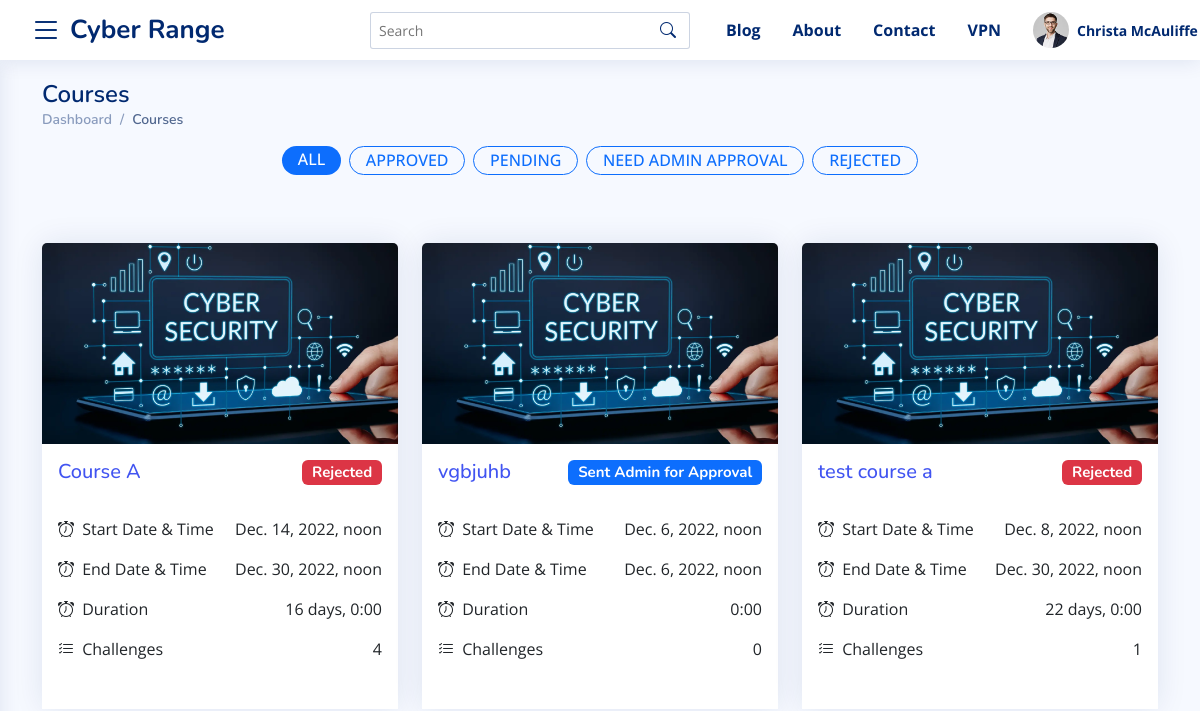
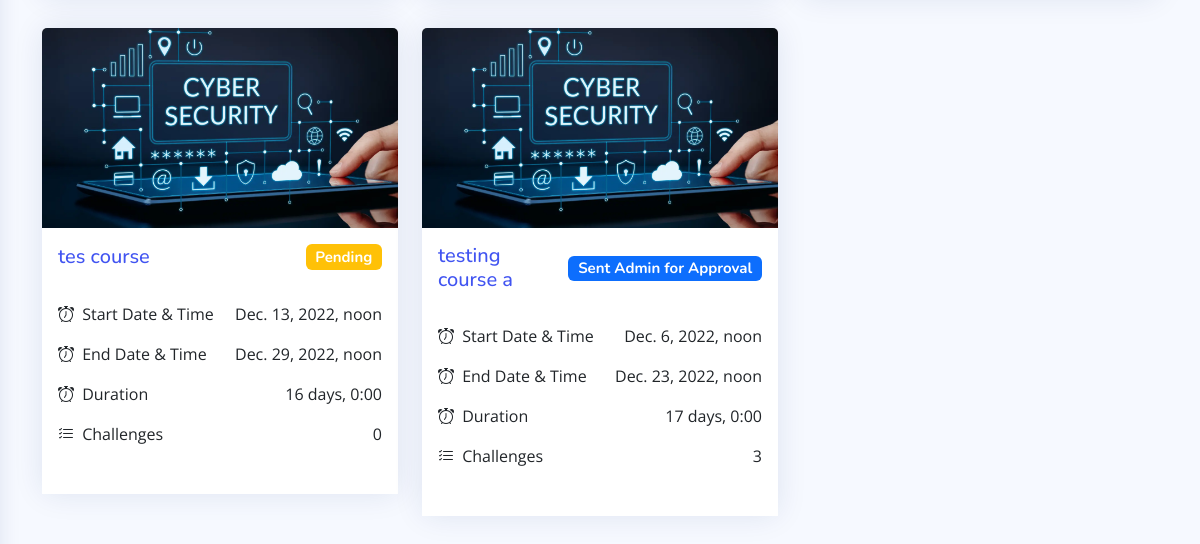
The app's page /instructor/courses (signed in), older data (2 pictures, top to bottom).
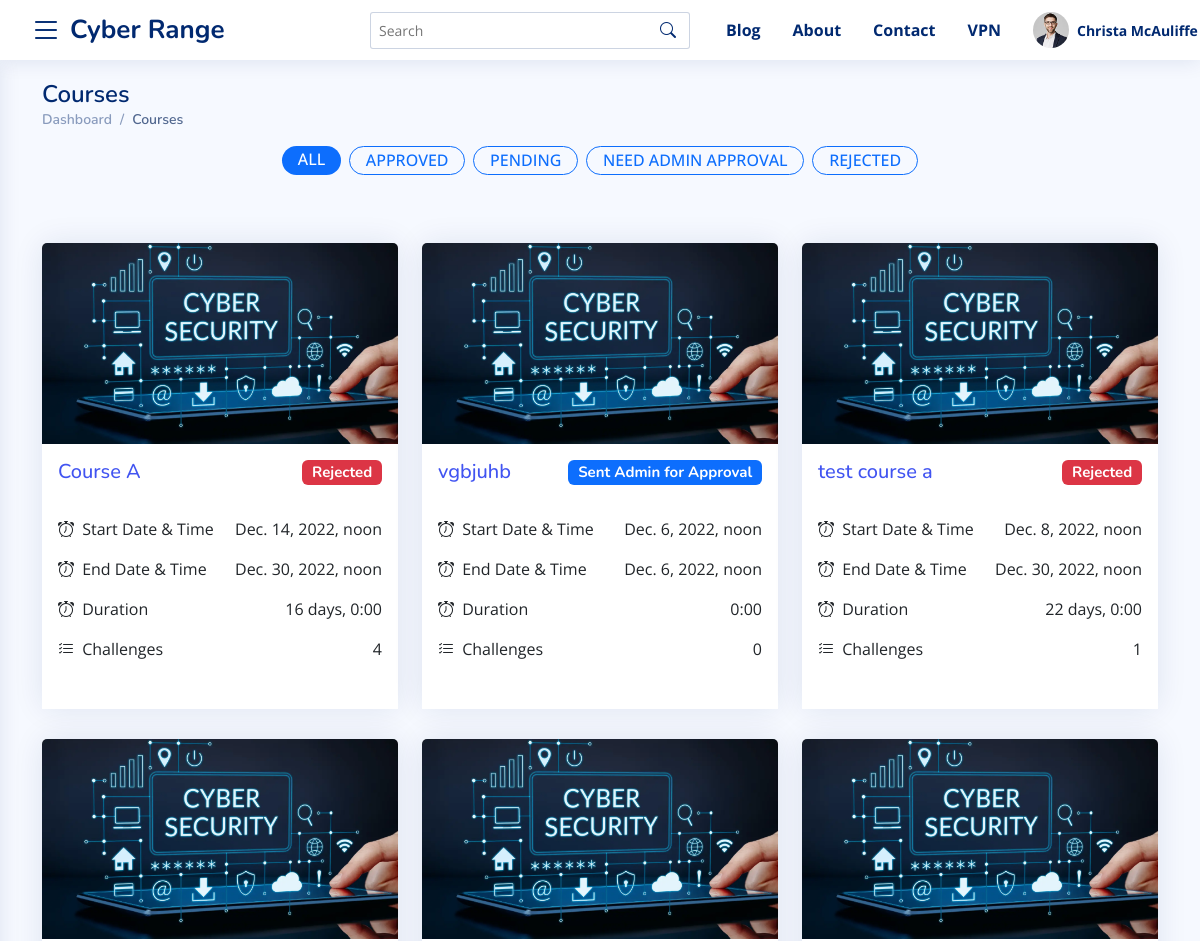
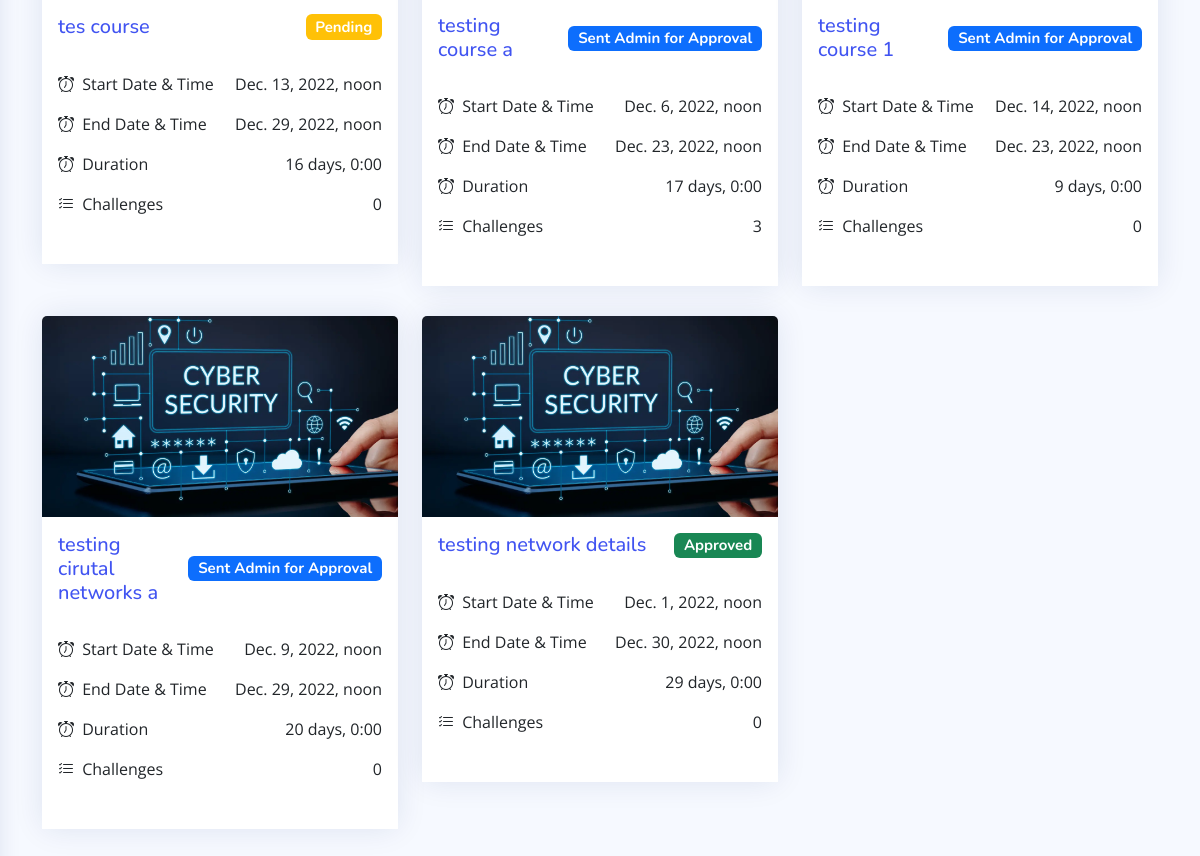
The same page, newer data (2 pictures, top to bottom).
### master_app/models.py (models this page shows, shortened)
class Course(models.Model):
    instructor = models.ForeignKey(User, on_delete=models.CASCADE)
    name = models.CharField(max_length=100)
    start_time = models.DateTimeField(auto_now_add=False, default=timezone.now)
    end_time = models.DateTimeField(auto_now_add=False, default=timezone.now)
    created_timestamp = models.DateTimeField( auto_now_add=True )
    description = RichTextField()
    is_approved = models.CharField(max_length=2, choices=APPROVED_CHOICES, default="1")
    points = models.IntegerField(blank=True, null=True, default=60)
    def get_instructor_url(self):
        try:
            return reverse("instructor-courses-details-url", args=[self.id])
        except:
            return "#"
    def total_challenges(self):
        try:
            return self.coursechallenge_set.all().count()
        except:
            return 0
    def total_duration(self):
        try:
            return ("%s" % str(self.end_time - self.start_time)[:-3])
        except:
            return ("%s" % str(self.end_time - self.start_time))

### master_app/views.py (the view)
# urls.py: path("instructor/courses", views.CoursesList, name="courses-all-url"),
@login_required
@teacher_required
def CoursesList(request):
    template_name = 'master_app/instructor/courses_list.html'
    all_courses = Course.objects.filter(instructor=request.user)
    context = {
        "all_courses": all_courses
    }
    return render(request, template_name, context)

### master_app/templates/master_app/instructor/courses_list.html (shortened to what this page needs)
{%  extends 'base.html' %}
{% load static %}
{% block content %}
<main id="main" class="main">
  <section class="section dashboard">
  <div class="container">
      <div class="pagetitle">
          <h1>Courses</h1>
          <nav>
            <ol class="breadcrumb">
              <li class="breadcrumb-item"><a href="{% url 'instructor-dasboard-url' %}">Dashboard</a></li>
              <li class="breadcrumb-item active">Courses</li>
            </ol>
          </nav>
        </div>
        <div class="row justify-content-center ">
          <div class="col-12 col-md-10 col-lg-7 text-center">
            <nav class="nav justify-content-center ">
              <a
                class="badge bg-primary text-white rounded-pill mr-1 mb-1"
                href="#"
                data-toggle="pill"
                data-filter="*"
                data-target="#portfolio"
              >
                <span class="h6 text-uppercase  px-2">All</span>
              </a>
              <a
                class="badge border border-primary text-primary rounded-pill mr-1 mb-1 mx-2"
                href="#"
                data-toggle="pill"
                data-filter=".3card"
                data-target="#portfolio"
              >
                <span class="h6 text-uppercase  px-2">Approved</span>
              </a>
              <a
                class="badge  border border-primary text-primary rounded-pill mr-1 mb-1 "
                href="#"
                data-toggle="pill"
                data-filter=".1card"
                data-target="#portfolio"
              >
                <span class="h6 text-uppercase  px-2">Pending</span>
              </a>
              <a
                class="badge border border-primary text-primary rounded-pill mr-1 mb-1 mx-2"
                href="#"
                data-toggle="pill"
                data-filter=".2card"
                data-target="#portfolio"
              >
                <span class="h6 text-uppercase  px-2">Need Admin Approval</span>
              </a>
              <a
                class="badge border border-primary text-primary rounded-pill mr-1 mb-1 "
                href="#"
                data-toggle="pill"
                data-filter=".4card"
                data-target="#portfolio"
              >
                <span class="h6 text-uppercase  px-2">Rejected</span>
              </a>
            </nav>
          </div>
        </div>
        <div class="row my-5 py-3" id="portfolio" data-isotope='{"layoutMode": "fitRows"}'>
          {% for course in all_courses %}
            {% include 'master_app/course_card.html' with cURL=course.get_instructor_url %}
          {% endfor %}
        </div>
{% endblock %}

### master_app/templates/master_app/course_card.html
{% load static %}
<div class="col-12 col-md-4 col-lg-4 col-xll-3  align-items-stretch {{ course.is_approved }}card">
    <div class="card  ">
        <div class="card-header p-0 border-0 ">
            <img class="card-img-top" src="{% static 'assets/img/Ad.webp' %}" alt="">
        </div>
        <div class="card-body p-3 bg-white">
            <h5 class="d-flex justify-content-between align-items-center "><a href="{{ cURL }}" class="me-3">{{ course.name }}</a> {% if course.is_approved == "1" %}
              <span class="badge bg-warning">Pending</span>
            {% elif course.is_approved == "2" %}
              <span class="badge bg-primary">Sent Admin for Approval</span>
            {% elif course.is_approved == "3" %}
              <span class="badge bg-success">Approved</span>
            {% elif course.is_approved == "4"  %}
              <span class="badge bg-danger">Rejected</span>
            {% endif %}</h5>
            <ul class="list-group  list-group-flush px-0 mx-0 my-4">
              <li class="list-group-item d-flex justify-content-between align-items-start px-0 border-0">
                <div >
                  <div ><i class="bi bi-alarm me-1"></i> Start Date & Time</div>
                </div>
                {{ course.start_time }}
              </li>
              <li class="list-group-item d-flex justify-content-between align-items-start px-0 border-0">
                <div >
                  <div ><i class="bi bi-alarm me-1"></i> End Date & Time</div>
                </div>
                {{ course.end_time }}
              </li>
              <li class="list-group-item d-flex justify-content-between align-items-start px-0 border-0">
                <div >
                  <div ><i class="bi bi-alarm me-1"></i> Duration</div>
                </div>
                {{ course.total_duration }}
              </li>
              <li class="list-group-item d-flex justify-content-between align-items-start px-0 border-0">
                <div >
                  <div ><i class="bi bi-list-check me-1"></i> Challenges</div>
                </div>
                {{ course.total_challenges }}
              </li>
            </ul>
        </div>
    </div>
  </div>

Row changes from the older to the newer data that the page shows:
added Course: name "testing course 1", is_approved "Sent Admin for Approval", start_time "Dec. 14, 2022, noon", end_time "Dec. 23, 2022, noon", total_duration "9 days, 0:00", total_challenges "0"
added Course: name "testing cirutal networks a", is_approved "Sent Admin for Approval", start_time "Dec. 9, 2022, noon", end_time "Dec. 29, 2022, noon", total_duration "20 days, 0:00", total_challenges "0"
added Course: name "testing network details", is_approved "Approved", start_time "Dec. 1, 2022, noon", end_time "Dec. 30, 2022, noon", total_duration "29 days, 0:00", total_challenges "0"
